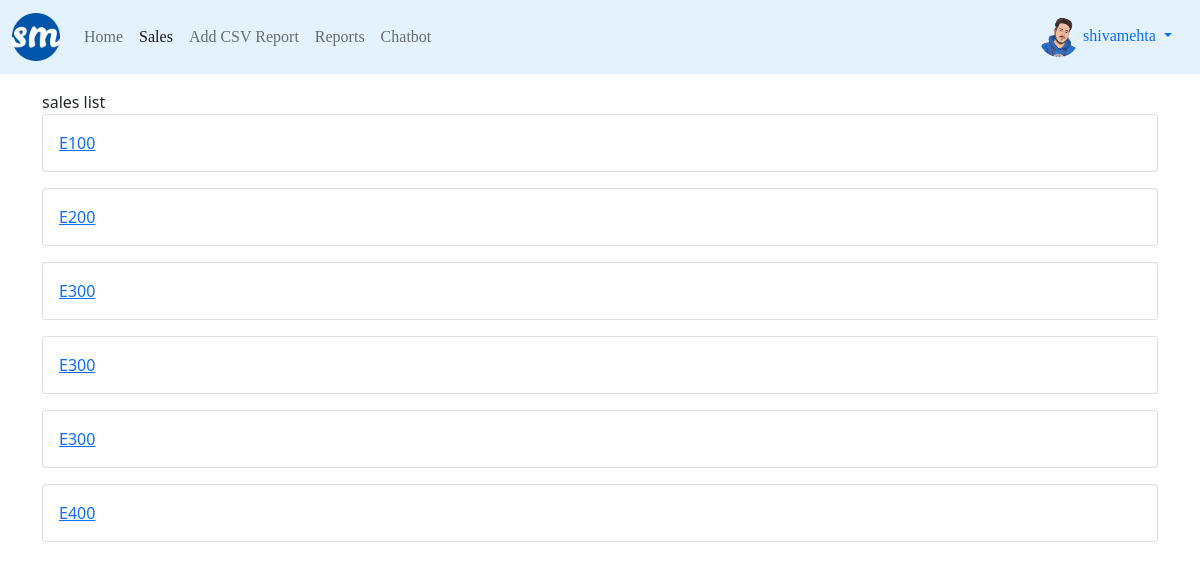
Page /sales/ (signed in) on the earlier database version.
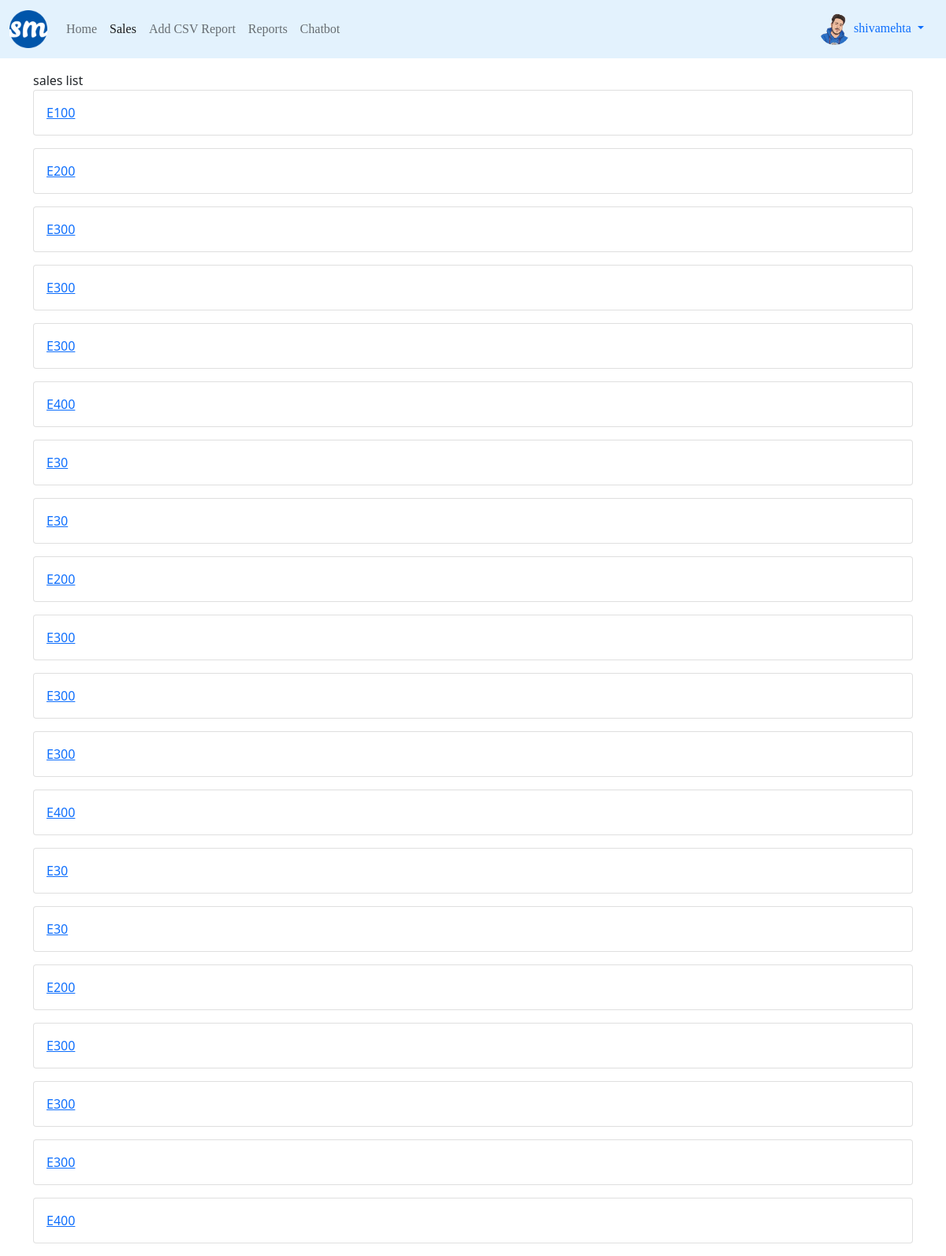
Same page on the later database version.
### sales/models.py (models this page shows, shortened)
class Sale(models.Model):
    transaction_id = models.CharField(max_length=12, blank=True)
    positions = models.ManyToManyField(Position)
    total_price = models.FloatField(blank=True, null=True)
    customer = models.ForeignKey(Customer, on_delete=models.CASCADE)
    salesman = models.ForeignKey(Profile, on_delete=models.CASCADE)
    created = models.DateTimeField(blank=True)
    updated = models.DateTimeField(auto_now=True)
    def get_absolute_url(self):
        return reverse("sales:detail", kwargs={"pk": self.pk})

### sales/views.py (the view)
# urls.py: path('sales/', sale_List_view, name='list'),
@login_required
def sale_List_view(request):
    qs = Sale.objects.all()
    return render(request, 'sales/main.html',{'object_list':qs})

### sales/templates/sales/main.html (shortened to what this page needs)
{% extends 'base.html' %}
{% block content %}
sales list
<br>
{% for obj in object_list %}
   <div class="card mb-3" >
   <a href = "{{obj.get_absolute_url}}" class= "card-body">{{obj.transaction_id}}</a>
   </div>
{% endfor %}
{% endblock content %}

Differences in the rows shown:
added Sale: transaction_id "E30"
added Sale: transaction_id "E30"
added Sale: transaction_id "E200"
added Sale: transaction_id "E300"
added Sale: transaction_id "E300"
added Sale: transaction_id "E300"
added Sale: transaction_id "E400"
added Sale: transaction_id "E30"
added Sale: transaction_id "E30"
added Sale: transaction_id "E200"
added Sale: transaction_id "E300"
added Sale: transaction_id "E300"
added Sale: transaction_id "E300"
added Sale: transaction_id "E400"
